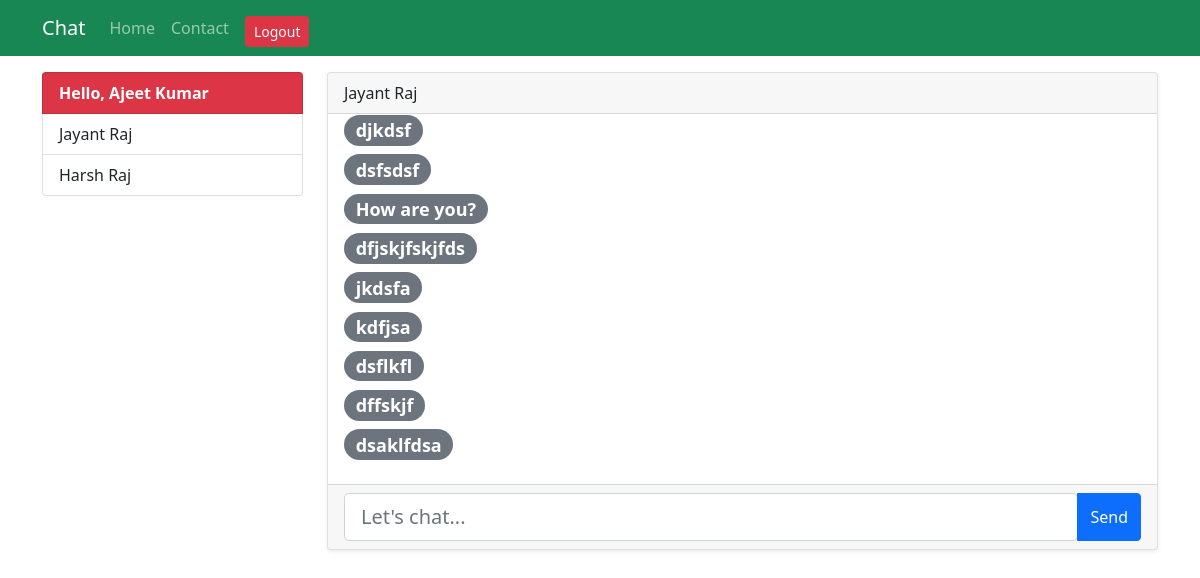
The page /dashboard/jayantraj/ (signed in) on the database as committed earlier.
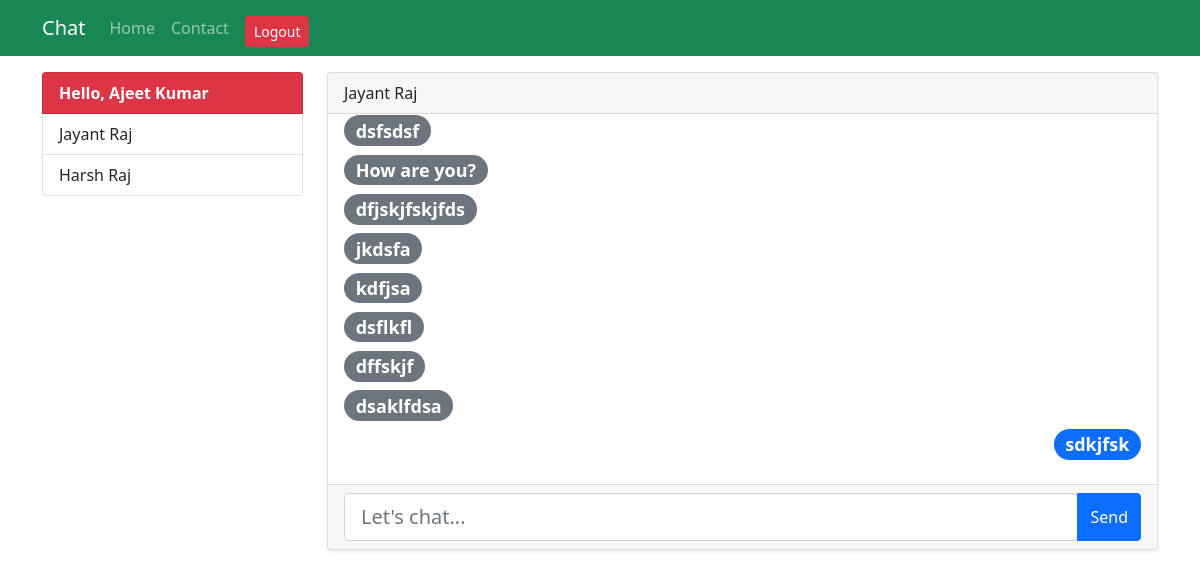
The same page on the database as committed later.
### app/models.py (models this page shows, shortened)
class Message(models.Model):
    msg = models.CharField(max_length=100)
    timedate = models.DateTimeField(auto_now=True)
    sender = models.ForeignKey(User, on_delete=models.CASCADE, related_name="sender")
    receiver = models.ForeignKey(User, on_delete=models.CASCADE, related_name="receiver")

### app/views.py (the view)
# urls.py: path("dashboard/", Dashboard.as_view(), name="dashboard"),
class Dashboard(View):
    def get(self, request, username=None):
        if request.user.is_authenticated:
            content = {
                'me': User.objects.get(username=request.user.username),
                'users': User.objects.filter(is_superuser=False).exclude(username=request.user.username)
            }
            if username != None:
                content['receiver'] = User.objects.get(username=username)
                content['chats'] = Message.objects.filter(Q(Q(sender__username=request.user.username) & Q(receiver__username=username)) | Q(Q(sender__username=username) & Q(receiver__username=request.user.username))).order_by('id')
                return render(request, 'chat.html', content)
            else:
                return render(request, 'dashboard.html', content)
        else:
            return redirect("login")

### app/templates/chat.html (shortened to what this page needs)
{% extends "loginbase.html" %}
{% block columns %}
<div class="col-lg-9">
    <div class="card shadow-sm">
        <div class="card-header">
            {{receiver.first_name}} {{receiver.last_name}}
        </div>
        <div class="card-body" id="message" style="height: 370px; overflow-y: auto;">
            {% for chat in chats %}
            {% if chat.sender.username == receiver.username and chat.receiver.username == me.username %}
            <div class="row">
                <h4 class=""><span class="badge bg-secondary rounded-pill">{{chat.msg}}</span></h4>
            </div>
            {% endif %}
            {% if chat.sender.username == me.username and chat.receiver.username == receiver.username %}
            <div class="row">
                <h4 class=""><span class="badge bg-primary float-end rounded-pill">{{chat.msg}}</span></h4>
            </div>
            {% endif %}
            {% endfor %}
        </div>
        <div class="card-footer">
            <div class="btn-group w-100">
                <input type="text" autofocus name="msg" id="msg" placeholder="Let's chat..." class="form-control form-control-lg">
                <button type="button" id="send" class="btn btn-primary">Send</button>
            </div>
        </div>
    </div>
</div>
{% endblock columns %}

### app/templates/loginbase.html (shortened to what this page needs)
<!DOCTYPE html>
<html lang="en">
<head>
    <link href="https://cdn.jsdelivr.net/npm/bootstrap@5.1.3/dist/css/bootstrap.min.css" rel="stylesheet">
</head>
<body>
    <nav class="navbar sticky-top navbar-expand-lg navbar-dark bg-success">
        <div class="container">
            <a href="#" class="navbar-brand">Chat</a>
            <div class="collapse navbar-collapse" id="navbarNav">
                <ul class="navbar-nav">
                    <li class="nav-item">
                        <a href="{% url 'homepage' %}" class="nav-link">Home</a>
                    </li>
                    <li class="nav-item">
                        <a href="" class="nav-link">Contact</a>
                    </li>
                    <li class="nav-item">
                        <a href="{% url 'logout' %}" class="btn btn-danger btn-sm mt-2 mx-2">Logout</a>
                    </li>
                </ul>
            </div>
        </div>
    </nav>
    <div class="container">
        <div class="row mt-3">
            <div class="col-lg-3">
                <div class="list-group">
                    <a href="" class="list-group-item fw-bold list-group-item-aciton bg-danger text-white">Hello, {{me.first_name}} {{me.last_name}}</a>
                    {% for user in users %}
                    <a href="{% url 'chat' user.username %}" class="list-group-item list-group-item-action">{{user.first_name}} {{user.last_name}}</a>
                    {% endfor %}
                </div>
            </div>
            {% block columns %}{% endblock columns %}
        </div>
    </div>
</body>
</html>

Rows that differ between the two databases and show on the page:
no longer on this page (row unchanged): Message: msg "djkdsf"
added Message: msg "sdkjfsk"
